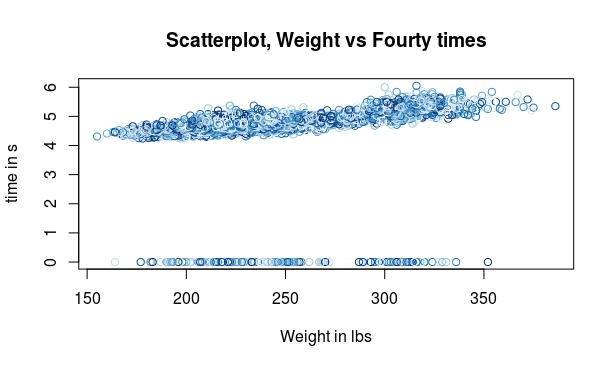

Write the R code that produced this figure.
install.packages("RCurl")
library(RCurl)
#upload csvfile from github
y <- read.csv("https://raw.githubusercontent.com/himatisa/newData/master/data/combine.csv")


#plot column 9 as x label vs column 12 as y label and name and colour 
plot(y[,9],y[,12],main="Scatterplot, Weight vs Fourty times",xlab="Weight in lbs",ylab="time in s",col=blues9)
